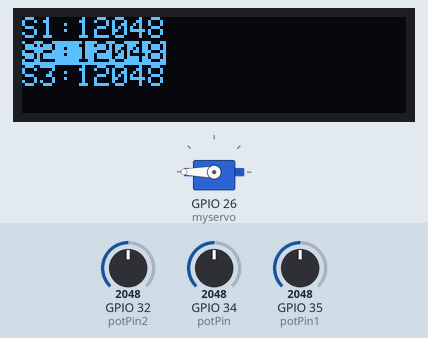
Simulated run of this sketch. Board: ESP32. Parts: servo, 128×32 one-colour display. Inputs (shaded band) come from the test bench; at power-on: GPIO 34 (potPin) = 2048, GPIO 32 (potPin2) = 2048, GPIO 35 (potPin1) = 2048. What the sketch prints to the serial monitor is not drawn.

Above: at 2.2 s.
2.3 s: GPIO 34 (potPin) set to 1228
At 3.8 s:
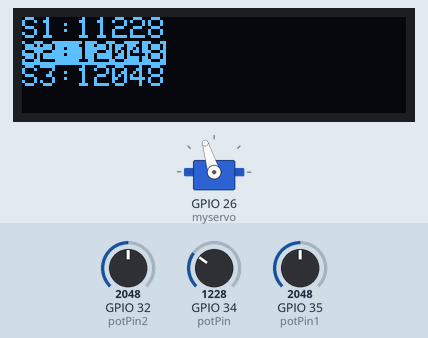
4.1 s: GPIO 34 (potPin) set to 491
At 5.6 s:
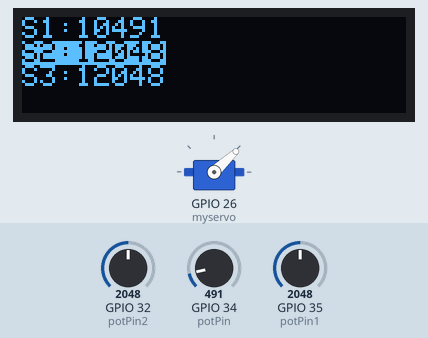
5.9 s: GPIO 34 (potPin) set to 0
At 7.4 s:
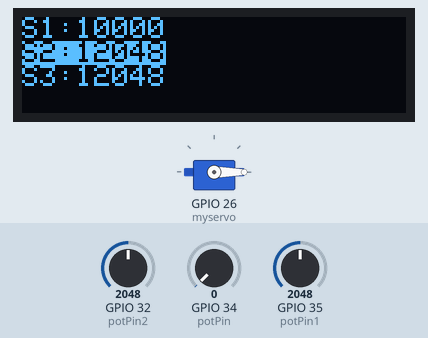
7.8 s: GPIO 34 (potPin) set to 2047
At 9.2 s:
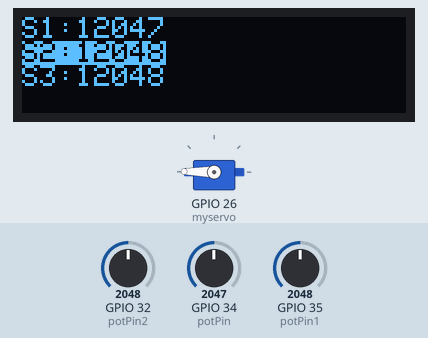
9.6 s: GPIO 32 (potPin2) set to 2866
At 10.9 s:
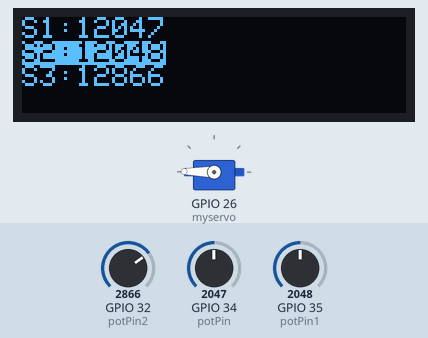
11.4 s: GPIO 35 (potPin1) set to 2866
At 12.7 s:
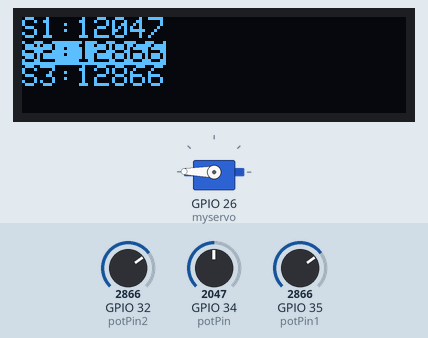
Timing chart, 0 to 14.3 s (numbered marks = the images above; inputs shaded):
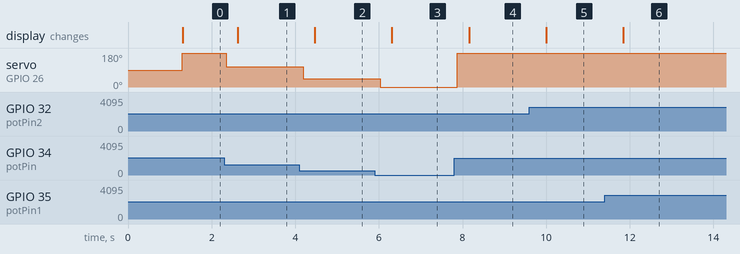

Measured:
- after the input at 2.3 s, servo on GPIO 26 (myservo): 180° → 107° after 0.05 s; the display: changes after 0.32 s (image 1)
- after the input at 4.1 s, servo on GPIO 26 (myservo): 107° → 43° after 0.09 s; the display: changes after 0.37 s (image 2)
- after the input at 5.9 s, servo on GPIO 26 (myservo): 43° → 0° after 0.13 s; the display: changes after 0.41 s (image 3)
- after the input at 7.8 s, servo on GPIO 26 (myservo): 0° → 179° after 0.08 s; the display: changes after 0.35 s (image 4)
- after the input at 9.6 s, the display: changes after 0.40 s (image 5)
- after the input at 11.4 s, the display: changes after 0.44 s (image 6)

The sketch:

sketch_sep24a.ino
```cpp
#include <ESP32_Servo.h>

#include <Wire.h>
#include <SPI.h>
#include <Adafruit_GFX.h>
#include <Adafruit_SSD1306.h>

#define SCREEN_WIDTH 128 // OLED display ancho en pixels
#define SCREEN_HEIGHT 32 // OLED display alto en pixels

#define OLED_RESET     4 // Reset pin # (or -1 if sharing Arduino reset pin)
Adafruit_SSD1306 display(SCREEN_WIDTH, SCREEN_HEIGHT, &Wire, OLED_RESET);


const int potPin = 34;
int potValue = 0;
int val = 0;

const int potPin1 = 35;
int potValue1 = 0;
int val1 = 0;

const int potPin2 = 32;
int potValue2 = 0;
int val2 = 0;

Servo myservo;

void setup() {

   Serial.begin(115200);
   Serial.print("Inicializando");
   Serial.println("...");

   myservo.attach(26);

  pinMode(34, INPUT);
  pinMode(35, INPUT);
  pinMode(32, INPUT);


  // SSD1306_SWITCHCAPVCC = generate display voltage from 3.3V internally
  if(!display.begin(SSD1306_SWITCHCAPVCC, 0x3C)) { // Address 0x3C for 128x32
    Serial.println(F("SSD1306 allocation failed"));
    for(;;); // Don't proceed, loop forever
  }

   display.clearDisplay();

  // Draw a single pixel in white
  display.drawPixel(10, 10, SSD1306_WHITE);

  // Show the display buffer on the screen. You MUST call display() after
  // drawing commands to make them visible on screen!
  display.display();

   delay(1000);


}

void loop() {


  potValue = 10000 + analogRead(potPin);
  potValue1 = 10000 + analogRead(potPin1);
  potValue2 = 10000 + analogRead(potPin2);


 Serial.print(potValue); Serial.print("\t");
 Serial.print(potValue1); Serial.print("\t");
 Serial.print(potValue2); Serial.print("\t");
 delay(250);

  sensorEMG();

}


void sensorEMG(void) {

  display.clearDisplay();


  display.setTextSize(1);             // Normal 1:1 pixel scale
  display.setTextColor(SSD1306_WHITE);        // Draw white text
  display.setCursor(0,0);             // Start at top-left corner

  display.print(F("S1:"));
  display.println(potValue);
  display.setTextColor(SSD1306_BLACK, SSD1306_WHITE); // Draw 'inverse' text
  display.print(F("S2:"));
  display.println(potValue1);
  display.setTextColor(SSD1306_WHITE,SSD1306_BLACK); // Draw 'inverse' text
  display.print(F("S3:"));
  display.println(potValue2);


  val = analogRead(potPin);
  val = map(val, 0, 4095, 0, 360);     // scale it to use it with the servo (value between 0 and 180)
  myservo.write(val);

  display.display();

}
```
